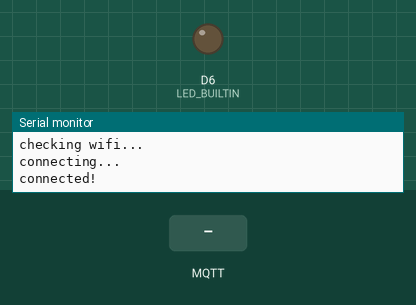
This sketch was run on a simulated Arduino MKR. Parts: output pins drawn as LEDs (lit = HIGH), the last lines printed to the serial monitor. The inputs (shaded band) are chosen by the test bench. WiFi joins after 1.5 s; servers stay silent unless stated; no MQTT or app messages arrive unless stated.

Above: at 2.7 s.
2.8 s: MQTT message "open" arrives on the first subscribed topic
At 4.0 s:
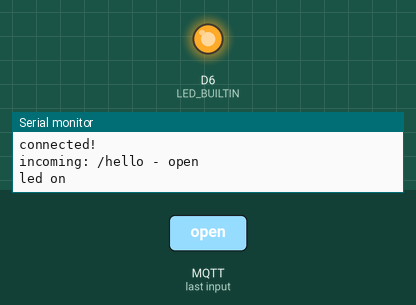
5.8 s: MQTT message "closed" arrives on the first subscribed topic
At 6.2 s:
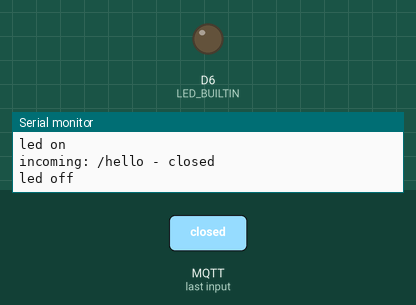
Timing chart, 0 to 8.8 s (numbered marks = the images above; inputs shaded):
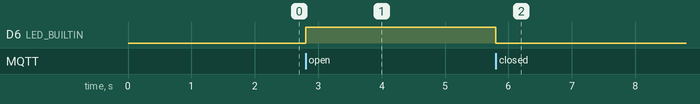

Measured:
- after the input at 2.8 s, D6 (LED_BUILTIN): LOW → HIGH at once
- after the input at 5.8 s, D6 (LED_BUILTIN): HIGH → LOW at once

The sketch:

MQTT-client-basic.ino
```cpp
/* This example shows how to use MQTT on the main dev boards on the market
   HOW TO USE:
   under connect method, add your subscribe channels.
   under messageReceived (callback method) add actions to be done when a msg is received.
   to publish, call client.publish(topic,msg)
   in loop take care of using non-blocking method or it will corrupt.

   Alberto Perro - Officine Innesto 2019
*/

#define BROKER_IP    "192.168.31.186"
#define DEV_NAME     "mqttdevice"
#define MQTT_USER    "testtest"
#define MQTT_PW      "testtest"

const char ssid[] = "test-antenna-5G";
const char pass[] = "barattolo88";

#include <MQTT.h>

#ifdef ARDUINO_SAMD_MKRWIFI1010
#include <WiFiNINA.h>
#elif ARDUINO_SAMD_MKR1000
#include <WiFi101.h>
#elif ESP8266
#include <ESP8266WiFi.h>
#else
#error unknown board
#endif

WiFiClient net;
MQTTClient client;
unsigned long lastMillis = 0;

void connect() {
  Serial.print("checking wifi...");
  while (WiFi.status() != WL_CONNECTED) {
    Serial.print(".");
    delay(1000);
  }

  Serial.print("\nconnecting...");
  while (!client.connect(DEV_NAME, MQTT_USER, MQTT_PW)) {
    Serial.print(".");
    delay(1000);
  }
  Serial.println("\nconnected!");
  client.subscribe("/hello"); //SUBSCRIBE TO TOPIC /hello
  client.subscribe("/hello1"); //SUBSCRIBE TO TOPIC /hello1

}

void messageReceived(String &topic, String &payload) {
  Serial.println("incoming: " + topic + " - " + payload);

  if (topic == "/hello") {
    if (payload == "open") {

      Serial.println("led on  ");
      digitalWrite(LED_BUILTIN, HIGH);

    } else if (payload == "closed") {

      Serial.println("led off  ");
      digitalWrite(LED_BUILTIN, LOW);

    }
  }

}

void setup() {
  Serial.begin(115200);
  WiFi.begin(ssid, pass);
  pinMode(LED_BUILTIN, OUTPUT);

  // Note: Local domain names (e.g. "Computer.local" on OSX) are not supported by Arduino.
  // You need to set the IP address directly.
  //
  // MQTT brokers usually use port 8883 for secure connections.
  client.begin(BROKER_IP, 1883, net);
  client.onMessage(messageReceived);
  connect();
}

void loop() {
  client.loop();
  if (!client.connected()) {
    connect();
  }
  // publish a message roughly every second.
  if (millis() - lastMillis > 1000) {
    lastMillis = millis();
    //  client.publish("/hello", "world"); //PUBLISH TO TOPIC /hello MSG world
  }
}
```
